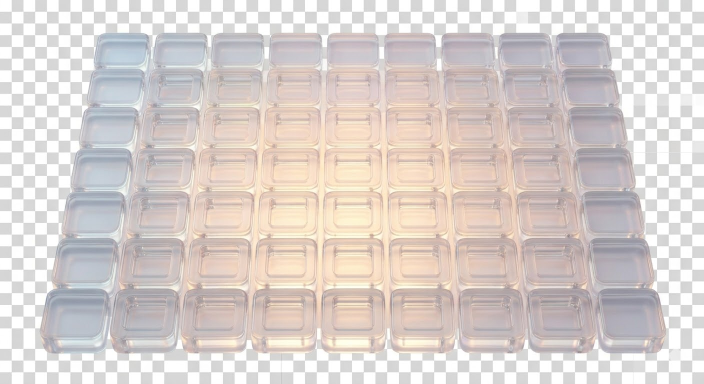
#> input picture temp_assets/unnamed (18).jpg, 1408 x 768 px (shown at 1/2 size)
$ python process_v2.py '../temp_assets/unnamed (18).jpg' ../temp_assets/blocks_debug.png 100
#> lines starting #> are read from the running program, lines starting #| are printed output that depends on the picture
import os
import sys
from PIL import Image, ImageChops

def clean_and_crop(input_path, output_path, target_size=(128, 128), threshold=250, feather=2):
    """
    Advanced background removal, auto-cropping, and resizing.
    - threshold: colors with R,G,B > threshold are made transparent.
    - feather: radius for alpha smoothing to prevent 'halos'.
    """
#> called with input_path = '../temp_assets/unnamed (18).jpg', output_path = '../temp_assets/blocks_debug.png', target_size = (100, 100), threshold = 250, feather = 2
    if not os.path.exists(input_path):
        print(f"Error: {input_path} not found.")
        return False

    img = Image.open(input_path).convert("RGBA")
    datas = img.getdata()

    # Step 1: Remove background with threshold
    new_data = []
    for item in datas:
        # Check if the pixel is near-white (threshold)
        if item[0] > threshold and item[1] > threshold and item[2] > threshold:
            new_data.append((255, 255, 255, 0))
        else:
            new_data.append(item)
#> this loop made 1081344 passes
#> item on passes 1 to 3: (254, 254, 254, 255), (254, 254, 254, 255), (255, 255, 255, 255)
#> after the loop, new_data = 1081344 items
    img.putdata(new_data)

    # Step 2: Auto-crop to content
    bbox = img.getbbox()
#> bbox = (0, 0, 1408, 768)
    if bbox:
        img = img.crop(bbox)

    # Step 3: Resize with aspect ratio preservation
    # We fit the cropped image into target_size
    img.thumbnail(target_size, Image.Resampling.LANCZOS)
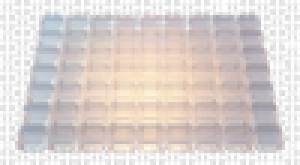
#> img: PIL image 100x55 RGBA (shown 3 times larger); mean R, G, B, A 206.2, 197.6, 194, 215; transparent parts drawn white

    # Step 4: Save optimized
    # Ensure directory exists
    os.makedirs(os.path.dirname(output_path), exist_ok=True)
    img.save(output_path, "PNG", optimize=True)
    print(f"Success: {output_path} | Size: {img.size}")
#| Success: ../temp_assets/blocks_debug.png | Size: (100, 55)
    return True

if __name__ == "__main__":
    if len(sys.argv) < 3:
        print("Usage: python process_v2.py <input> <output> [size_px]")
    else:
        size = int(sys.argv[3]) if len(sys.argv) > 3 else 128
        clean_and_crop(sys.argv[1], sys.argv[2], (size, size))
